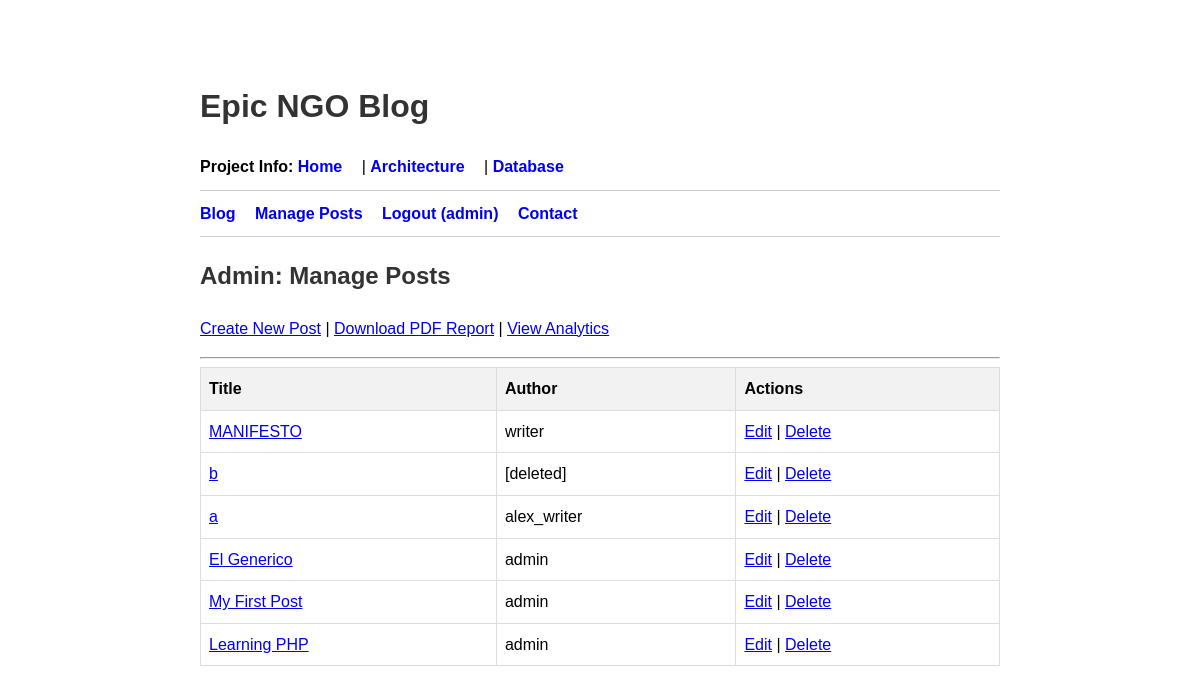
The app's page /index.php?action=admin (signed in) with its own data.
### tables this page shows
CREATE TABLE `posts` (
  `id` int(11) NOT NULL AUTO_INCREMENT,
  `title` varchar(255) NOT NULL,
  `content` text NOT NULL,
  `created_at` timestamp NULL DEFAULT current_timestamp(),
  `user_id` int(11) DEFAULT NULL,
  PRIMARY KEY (`id`),
  KEY `fk_user` (`user_id`),
  CONSTRAINT `fk_user` FOREIGN KEY (`user_id`) REFERENCES `users` (`id`) ON DELETE SET NULL
);

CREATE TABLE `users` (
  `id` int(11) NOT NULL AUTO_INCREMENT,
  `username` varchar(100) NOT NULL,
  `password` varchar(255) NOT NULL,
  `role` enum('admin','writer','reader') NOT NULL DEFAULT 'reader',
  PRIMARY KEY (`id`),
  UNIQUE KEY `username` (`username`)
);

### app/controllers/BaseController.php (called while the page is built)
<?php
class BaseController {
    protected function render($viewFile, $data = []) {
        extract($data);
        include '../app/views/layouts/header.php';
        include '../app/views/' . $viewFile . '.php';
        include '../app/views/layouts/footer.php';
    }
}

### app/controllers/AdminController.php (called while the page is built, shortened)
<?php
require_once 'BaseController.php';
class AdminController extends BaseController {
    private $pdo;
    public function __construct($pdo) {
        $this->pdo = $pdo;
    }
    public function dashboard() {
        $posts = getAllPosts($this->pdo);
        $this->render('admin_list', ['pageTitle' => 'Manage Posts', 'posts' => $posts]);
    }
}

### public/index.php (called while the page is built, shortened)
<?php
require_once '../app/database.php';
require_once '../app/models/Post.php';
require_once '../app/controllers/BaseController.php';
require_once '../app/controllers/AdminController.php';
function isLoggedIn() { return isset($_SESSION['user_id']); }
function isAdmin() { return isLoggedIn() && $_SESSION['role'] === 'admin'; }
$action = $_GET['action'] ?? null;
$page = $_GET['page'] ?? null;
$isPost = $_SERVER['REQUEST_METHOD'] === 'POST';
$admin_actions = ['admin', 'new_post', 'create_post', 'edit_post', 'update_post', 'delete_post', 'analytics'];
$report_actions = ['generate_report'];
if ($page) {
    $controller = new PageController($pdo, $config);
    match ($page) {
        'architecture' => $controller->architecture(),
        'database' => $controller->database(),
        default => $controller->home(),
    };
}
elseif (in_array($action, $admin_actions)) {
    $controller = new AdminController($pdo);
    match ($action) {
        'admin' => $controller->dashboard(),
        'new_post' => $controller->newPostForm(),
        'create_post' => $isPost ? $controller->createPost() : redirect('index.php?action=new_post'),
        'edit_post' => $controller->editPostForm(),
        'update_post' => $isPost ? $controller->updatePost() : redirect('index.php?action=admin'),
        'delete_post' => $controller->deletePost(),
        'analytics' => $controller->showAnalytics(),
    };
}
elseif (in_array($action, $report_actions)) {
    $controller = new ReportController($pdo);
    match ($action) {
        'generate_report' => $controller->generatePostReport(),
    };
}

### app/models/Post.php (called while the page is built, shortened)
<?php
function getAllPosts($pdo) {
$sql = "SELECT p.id, p.title, p.content, p.created_at, p.user_id, u.username as author
FROM posts p
LEFT JOIN users u ON p.user_id = u.id
ORDER BY p.created_at DESC";
$stmt = $pdo->query($sql);
return $stmt->fetchAll();
}
?>

### app/views/admin_list.php (the view)
<h2>Admin: Manage Posts</h2>
<p>
    <a href="index.php?action=new_post">Create New Post</a> |
    <a href="index.php?action=generate_report">Download PDF Report</a>
    <?php if (isAdmin()): ?>
        | <a href="index.php?action=analytics">View Analytics</a>
    <?php endif; ?>
</p>
<hr>
<?php if (empty($posts)): ?>
    <p>No posts to manage.</p>
<?php else: ?>
    <table border="1" cellpadding="5" width="100%">
        <thead><tr><th>Title</th><th>Author</th><th>Actions</th></tr></thead>
        <tbody>
            <?php foreach ($posts as $post): ?>
                <tr>
                    <td><a href="index.php?action=show_post&id=<?php echo $post['id']; ?>"><?php echo htmlspecialchars($post['title']); ?></a></td>
                    <td><?php echo htmlspecialchars($post['author'] ?? 'Unknown'); ?></td>
                    <td>
                        <?php if (isAdmin() || (isWriter() && $_SESSION['user_id'] == $post['user_id'])): ?>
                            <a href="index.php?action=edit_post&id=<?php echo $post['id']; ?>">Edit</a> |
                            <a href="index.php?action=delete_post&id=<?php echo $post['id']; ?>" onclick="return confirm('Are you sure?');">Delete</a>
                        <?php else: ?>
                            (No permissions)
                        <?php endif; ?>
                    </td>
                </tr>
            <?php endforeach; ?>
        </tbody>
    </table>
<?php endif; ?>

### app/views/layouts/header.php (style rules this page uses)
body { font-family: sans-serif; max-width: 800px; margin: 40px auto; padding: 20px; line-height: 1.6; }
h1, h2, h3 { color: #333; }
table { border-collapse: collapse; width: 100%; }
th, td { border: 1px solid #ddd; padding: 8px; text-align: left; }
th { background-color: #f2f2f2; }

### records on screen
posts: title "MANIFESTO", user.username "writer"
posts: title "b", user.username "[deleted]"
posts: title "a", user.username "alex_writer"
posts: title "El Generico", user.username "admin"
posts: title "My First Post", user.username "admin"
posts: title "Learning PHP", user.username "admin"

### other values on screen
$_SESSION['username'] "admin"
